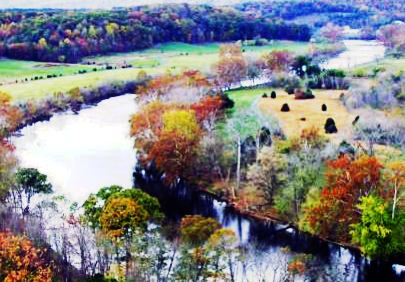
#> input picture ex3/rgb_equalizadas/outono_equalizada_equalizada.png, 405 x 282 px, given in place of outono_LC.png, which was not available
$ python main.py
#> lines starting #> are read from the running program, lines starting #| are printed output that depends on the picture; pictures that were not available may be replaced by others from this repository, and a replacement may not be noted
import cv2
import numpy as np
from skimage import io, color

def equalizaMatriz(matriz):
    histograma = np.zeros(256)

    for i in range(matriz.shape[0]):
        for j in range(matriz.shape[1]):
            histograma[matriz[i][j]] += 1

    histograma = histograma / matriz.size

    for i in range(1,256):
        histograma[i] += histograma[i-1]

    histograma = histograma * 255

    for i in range(0,256):
        histograma[i] = round(histograma[i])

    for i in range(matriz.shape[0]):
        for j in range(matriz.shape[1]):
            matriz[i][j] = histograma[matriz[i][j]]

def equalizamatrizRGB(caminho, nome, formato):
    img = cv2.imread(caminho)

    blue = img[:, :, 0]
    green = img[:, :, 1]
    red = img[:, :, 2]

    equalizaMatriz(blue)
    equalizaMatriz(green)
    equalizaMatriz(red)

    matriz_equalizada = cv2.merge([blue, green, red])

    cv2.imwrite(f'./ex3/rgb_equalizadas/{nome}_equalizada.{formato}', matriz_equalizada)

def equalizamatrizYIQ(caminho, nome, formato):
    img = io.imread(caminho)

    img_yiq = color.rgb2yiq(img)

    img_yiq = img_yiq - img_yiq.min()
    img_yiq = img_yiq * 255 / img_yiq.max()
    img_yiq = np.uint8(img_yiq)

    y = img_yiq[:, :, 0]

    equalizaMatriz(y)

    img_yiq[:, :, 0] = y

    img_rgb = color.yiq2rgb(img_yiq)

    img_rgb = img_rgb - img_rgb.min()
    img_rgb = img_rgb * 255 / img_rgb.max()
    img_rgb = np.uint8(img_rgb)

    io.imsave(f'./ex3/yiq_equalizadas/{nome}_equalizada.{formato}', img_rgb)


equalizamatrizRGB('./imagens/outono_LC.png', 'outono_equalizada', 'png')
#> in equalizamatrizRGB, img is the input picture: shape (282, 405, 3); mean B, G, R 130.4, 130.8, 130.5
#> in equalizamatrizRGB, `blue = img[:, :, 0]`:
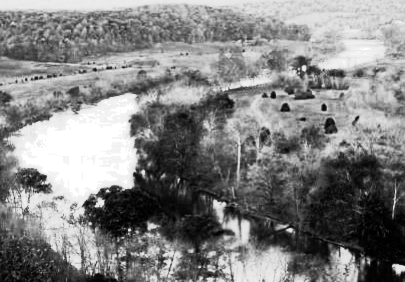
#> blue: shape (282, 405); min 0, max 255, mean 130.4
#> in equalizamatrizRGB, `red = img[:, :, 2]`:
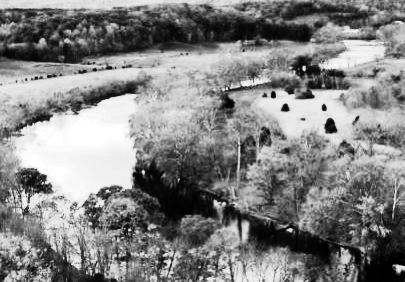
#> red: shape (282, 405); min 0, max 255, mean 130.5
equalizamatrizRGB('./imagens/predios.jpeg', 'predios_equalizada', 'jpeg')
#> call 2 of equalizamatrizRGB, with caminho = './imagens/predios.jpeg', nome = 'predios_equalizada', formato = 'jpeg'
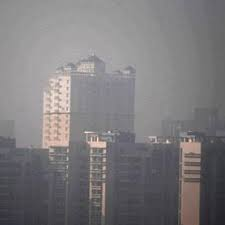
#> input picture imagens/predios.jpeg, 225 x 225 px, found by its file name
#> in equalizamatrizRGB, img is the input picture: shape (225, 225, 3); mean B, G, R 124.1, 122.2, 124.6
#> after the loop in equalizaMatriz (call 6), `for i in range(matriz.shape[0]):`:
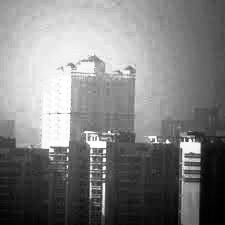
#> matriz: shape (225, 225); min 0, max 255, mean 128.6
equalizamatrizYIQ('./imagens/outono_LC.png', 'outono_equalizada', 'png')
#> in equalizamatrizYIQ, `img_yiq = color.rgb2yiq(img)`: img_yiq: shape (282, 405, 3) float64; mean of channels 0, 1, 2 0.512, -0.000169, -0.000694
#> in equalizamatrizYIQ, `img_yiq = img_yiq - img_yiq.min()`: img_yiq: shape (282, 405, 3) float64; mean of channels 0, 1, 2 0.853, 0.341, 0.34
#> in equalizamatrizYIQ, `img_yiq = img_yiq * 255 / img_yiq.max()`: img_yiq: shape (282, 405, 3) float64; mean of channels 0, 1, 2 162.3, 64.8, 64.7
#> in equalizamatrizYIQ, `img_yiq = np.uint8(img_yiq)`: img_yiq: shape (282, 405, 3); mean of channels 0, 1, 2 161.7, 64.3, 64.2
#> in equalizamatrizYIQ, `y = img_yiq[:, :, 0]`:
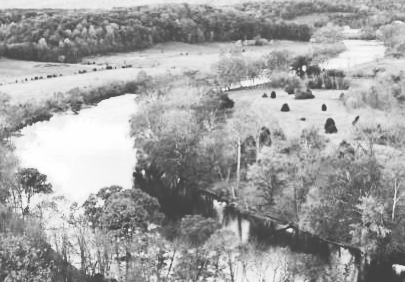
#> y: shape (282, 405); min 64, max 254, mean 161.7
#> after the loop in equalizaMatriz (call 7), `for i in range(matriz.shape[0]):`:
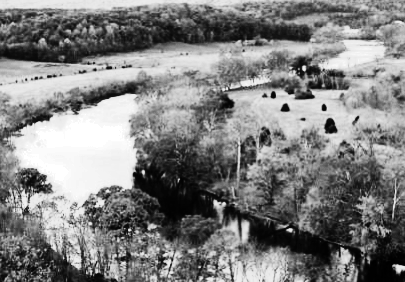
#> matriz: shape (282, 405); min 0, max 255, mean 128.2
#> in equalizamatrizYIQ, `img_yiq[:, :, 0] = y`: img_yiq: shape (282, 405, 3); mean of channels 0, 1, 2 128.2, 64.3, 64.2
#> in equalizamatrizYIQ, `img_rgb = color.yiq2rgb(img_yiq)`: img_rgb: shape (282, 405, 3) float64; mean of channels 0, 1, 2 0.9, 0.271, 0.653
#> in equalizamatrizYIQ, `img_rgb = img_rgb - img_rgb.min()`: img_rgb: shape (282, 405, 3) float64; mean of channels 0, 1, 2 1.13, 0.505, 0.886
#> in equalizamatrizYIQ, `img_rgb = img_rgb * 255 / img_rgb.max()`: img_rgb: shape (282, 405, 3) float64; mean of channels 0, 1, 2 176.7, 78.7, 138.2
#> in equalizamatrizYIQ, `img_rgb = np.uint8(img_rgb)`: img_rgb: shape (282, 405, 3); mean of channels 0, 1, 2 176.2, 78.2, 137.7
equalizamatrizYIQ('./imagens/predios.jpeg', 'predios_equalizada', 'jpeg')
#> call 2 of equalizamatrizYIQ, with caminho = './imagens/predios.jpeg', nome = 'predios_equalizada', formato = 'jpeg'
#> in equalizamatrizYIQ (call 2), `img_yiq = color.rgb2yiq(img)`: img_yiq: shape (225, 225, 3) float64; mean of channels 0, 1, 2 0.483, 0.00321, 0.00445
#> in equalizamatrizYIQ (call 2), `img_yiq = img_yiq - img_yiq.min()`: img_yiq: shape (225, 225, 3) float64; mean of channels 0, 1, 2 0.512, 0.0322, 0.0334
#> in equalizamatrizYIQ (call 2), `img_yiq = img_yiq * 255 / img_yiq.max()`: img_yiq: shape (225, 225, 3) float64; mean of channels 0, 1, 2 134.3, 8.4, 8.8
#> in equalizamatrizYIQ (call 2), `img_yiq = np.uint8(img_yiq)`: img_yiq: shape (225, 225, 3); mean of channels 0, 1, 2 133.8, 7.9, 8.2
#> in equalizamatrizYIQ (call 2), `img_yiq[:, :, 0] = y`: img_yiq: shape (225, 225, 3); mean of channels 0, 1, 2 128.7, 7.9, 8.2
#> in equalizamatrizYIQ (call 2), `img_rgb = color.yiq2rgb(img_yiq)`: img_rgb: shape (225, 225, 3) float64; mean of channels 0, 1, 2 0.554, 0.475, 0.525
#> in equalizamatrizYIQ (call 2), `img_rgb = img_rgb - img_rgb.min()`: img_rgb: shape (225, 225, 3) float64; mean of channels 0, 1, 2 0.594, 0.515, 0.565
#> in equalizamatrizYIQ (call 2), `img_rgb = img_rgb * 255 / img_rgb.max()`: img_rgb: shape (225, 225, 3) float64; mean of channels 0, 1, 2 128.6, 111.5, 122.3
#> in equalizamatrizYIQ (call 2), `img_rgb = np.uint8(img_rgb)`: img_rgb: shape (225, 225, 3); mean of channels 0, 1, 2 128.1, 111, 121.8
#> in equalizamatrizYIQ (call 2), `io.imsave(f'./ex3/yiq_equalizadas/{nome}_equalizada.{formato}', img_rgb)`:
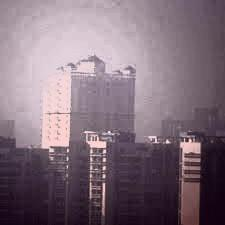
#> saved as predios_equalizada_equalizada.jpeg: shape (225, 225, 3); mean R, G, B 128.6, 110.8, 122.3
